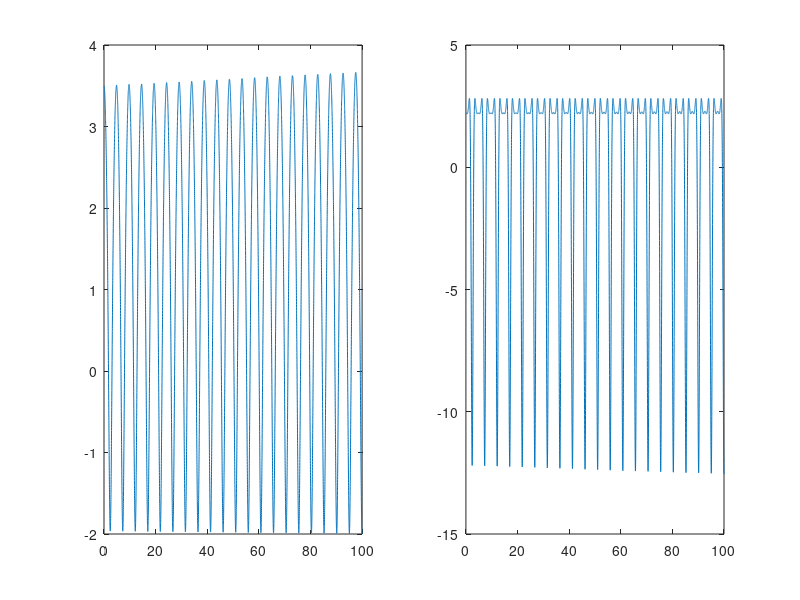

MATLAB code for this plot:
function Ocilator()
home
[T,X]=ode23s(@(t,x)System(t,x),[0:.01:100],[3.5 0]);
subplot(1,2,1)
plot(T,X(:,1))
subplot(1,2,2)
plot(T,0.21*(X(:,1)-0.75*pi).*(X(:,1)-0.25*pi).*(X(:,1)-1.25*pi)+2.5)
end



function Dx=System(t,x)

f=0.21*(x(1)-0.75*pi)*(x(1)-0.25*pi)*(x(1)-1.25*pi)+2.5;

Dx=zeros(2,1);
Dx(1)=x(2);
Dx(2)=-f;
end

